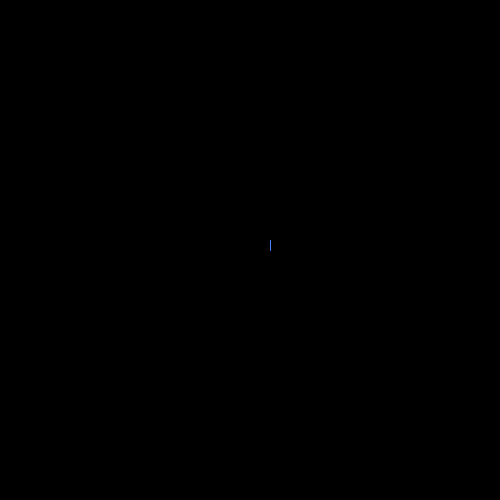
Frame 1 (no input)
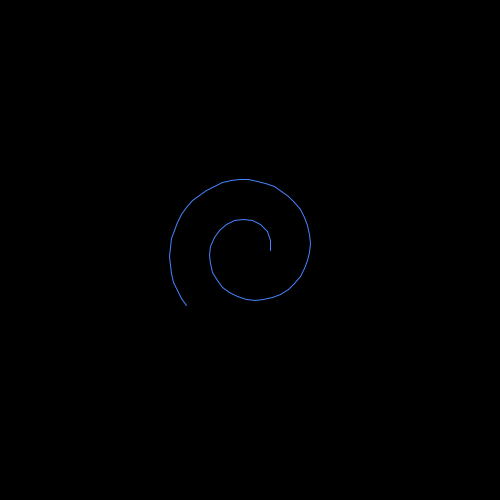
Frame 60 (the mouse pressed at the canvas centre just before this capture)
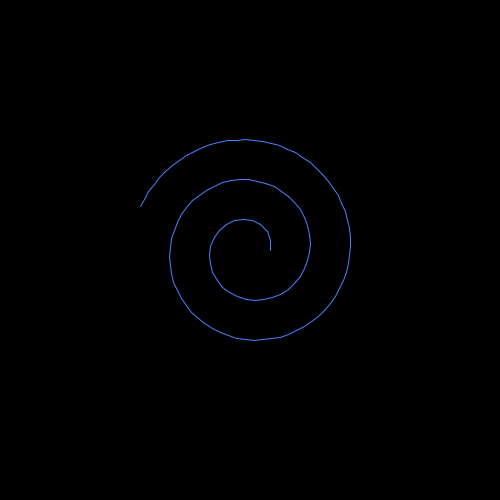
Frame 120 (the mouse held since frame 60 and released just before this capture)

The Processing sketch that drew these frames (run headless with seeded random() and noise(); from frame 60 on, the mouse is pressed at the canvas centre):

// Processing sketch: processing_122926
// ── processing_122926.pde

float dist = 40, radius = dist/2, alpha = 0, speed = 500;
float px, py, x, y, k;

void setup() {
  size(500, 500);
  background(0);
  stroke(#4883FF);
  smooth();
  frameRate(80);
  px = radius;
  py = 0;
}

void draw() {
  k = speed/radius;
  alpha += k;
  radius += dist/(360/k);
  x = radius*cos(radians(alpha));
  y = -radius*sin(radians(alpha));
  translate(width/2, height/2);
  
  line(px, py, x, y);
  
  px = x;
  py = y;
  
}
